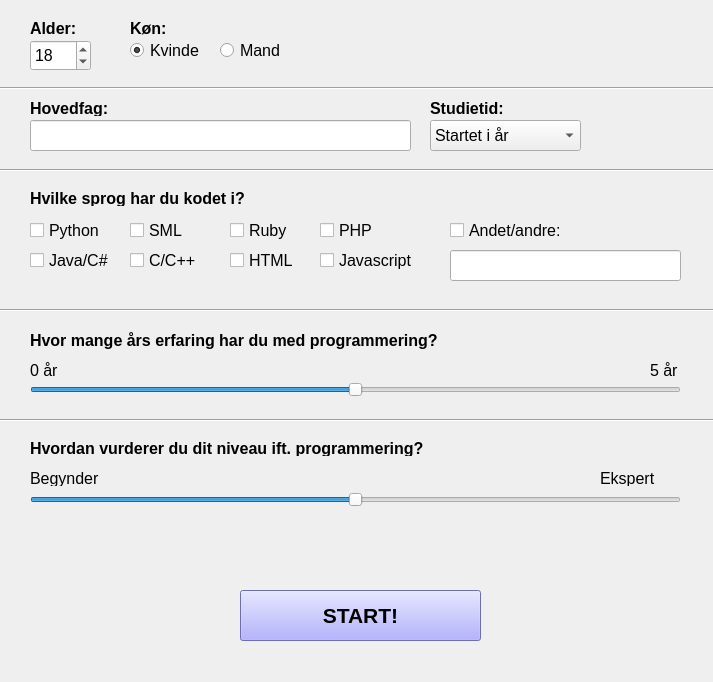
<?xml version="1.0" encoding="UTF-8"?>
<ui version="4.0">
 <class>Form</class>
 <widget class="QWidget" name="Form">
  <property name="geometry">
   <rect>
    <x>0</x>
    <y>0</y>
    <width>713</width>
    <height>682</height>
   </rect>
  </property>
  <property name="windowTitle">
   <string>Form</string>
  </property>
  <widget class="QCheckBox" name="didPython">
   <property name="geometry">
    <rect>
     <x>30</x>
     <y>220</y>
     <width>91</width>
     <height>20</height>
    </rect>
   </property>
   <property name="font">
    <font>
     <pointsize>12</pointsize>
    </font>
   </property>
   <property name="text">
    <string>Python</string>
   </property>
  </widget>
  <widget class="QCheckBox" name="didSML">
   <property name="geometry">
    <rect>
     <x>130</x>
     <y>220</y>
     <width>85</width>
     <height>20</height>
    </rect>
   </property>
   <property name="font">
    <font>
     <pointsize>12</pointsize>
    </font>
   </property>
   <property name="text">
    <string>SML</string>
   </property>
  </widget>
  <widget class="QCheckBox" name="didRuby">
   <property name="geometry">
    <rect>
     <x>230</x>
     <y>220</y>
     <width>85</width>
     <height>20</height>
    </rect>
   </property>
   <property name="font">
    <font>
     <pointsize>12</pointsize>
    </font>
   </property>
   <property name="text">
    <string>Ruby</string>
   </property>
  </widget>
  <widget class="QCheckBox" name="didPHP">
   <property name="geometry">
    <rect>
     <x>320</x>
     <y>220</y>
     <width>85</width>
     <height>20</height>
    </rect>
   </property>
   <property name="font">
    <font>
     <pointsize>12</pointsize>
    </font>
   </property>
   <property name="text">
    <string>PHP</string>
   </property>
  </widget>
  <widget class="QCheckBox" name="didHTML">
   <property name="geometry">
    <rect>
     <x>230</x>
     <y>250</y>
     <width>85</width>
     <height>20</height>
    </rect>
   </property>
   <property name="font">
    <font>
     <pointsize>12</pointsize>
    </font>
   </property>
   <property name="text">
    <string>HTML</string>
   </property>
  </widget>
  <widget class="QCheckBox" name="didC">
   <property name="geometry">
    <rect>
     <x>130</x>
     <y>250</y>
     <width>85</width>
     <height>20</height>
    </rect>
   </property>
   <property name="font">
    <font>
     <pointsize>12</pointsize>
    </font>
   </property>
   <property name="text">
    <string>C/C++</string>
   </property>
  </widget>
  <widget class="QCheckBox" name="didJava">
   <property name="geometry">
    <rect>
     <x>30</x>
     <y>250</y>
     <width>121</width>
     <height>20</height>
    </rect>
   </property>
   <property name="font">
    <font>
     <pointsize>12</pointsize>
    </font>
   </property>
   <property name="text">
    <string>Java/C#</string>
   </property>
  </widget>
  <widget class="QCheckBox" name="didJavascript">
   <property name="geometry">
    <rect>
     <x>320</x>
     <y>250</y>
     <width>111</width>
     <height>21</height>
    </rect>
   </property>
   <property name="font">
    <font>
     <pointsize>12</pointsize>
    </font>
   </property>
   <property name="text">
    <string>Javascript</string>
   </property>
  </widget>
  <widget class="QPushButton" name="pushButton">
   <property name="geometry">
    <rect>
     <x>240</x>
     <y>590</y>
     <width>241</width>
     <height>51</height>
    </rect>
   </property>
   <property name="font">
    <font>
     <pointsize>16</pointsize>
     <weight>75</weight>
     <bold>true</bold>
    </font>
   </property>
   <property name="autoFillBackground">
    <bool>false</bool>
   </property>
   <property name="styleSheet">
    <string notr="true">background-color: #99f;</string>
   </property>
   <property name="text">
    <string>START!</string>
   </property>
  </widget>
  <widget class="QLabel" name="label">
   <property name="geometry">
    <rect>
     <x>30</x>
     <y>190</y>
     <width>441</width>
     <height>16</height>
    </rect>
   </property>
   <property name="font">
    <font>
     <pointsize>12</pointsize>
     <weight>75</weight>
     <bold>true</bold>
    </font>
   </property>
   <property name="text">
    <string>Hvilke sprog har du kodet i?</string>
   </property>
  </widget>
  <widget class="Line" name="line">
   <property name="geometry">
    <rect>
     <x>0</x>
     <y>300</y>
     <width>891</width>
     <height>20</height>
    </rect>
   </property>
   <property name="orientation">
    <enum>Qt::Horizontal</enum>
   </property>
  </widget>
  <widget class="QCheckBox" name="didOther">
   <property name="geometry">
    <rect>
     <x>450</x>
     <y>220</y>
     <width>181</width>
     <height>20</height>
    </rect>
   </property>
   <property name="font">
    <font>
     <pointsize>12</pointsize>
    </font>
   </property>
   <property name="text">
    <string>Andet/andre:</string>
   </property>
  </widget>
  <widget class="QLineEdit" name="didOtherWhat">
   <property name="geometry">
    <rect>
     <x>450</x>
     <y>250</y>
     <width>231</width>
     <height>31</height>
    </rect>
   </property>
   <property name="font">
    <font>
     <pointsize>12</pointsize>
    </font>
   </property>
  </widget>
  <widget class="QLabel" name="label_2">
   <property name="geometry">
    <rect>
     <x>30</x>
     <y>330</y>
     <width>501</width>
     <height>20</height>
    </rect>
   </property>
   <property name="font">
    <font>
     <pointsize>12</pointsize>
     <weight>75</weight>
     <bold>true</bold>
    </font>
   </property>
   <property name="text">
    <string>Hvor mange års erfaring har du med programmering?</string>
   </property>
  </widget>
  <widget class="QLabel" name="label_3">
   <property name="geometry">
    <rect>
     <x>30</x>
     <y>440</y>
     <width>581</width>
     <height>16</height>
    </rect>
   </property>
   <property name="font">
    <font>
     <pointsize>12</pointsize>
     <weight>75</weight>
     <bold>true</bold>
    </font>
   </property>
   <property name="text">
    <string>Hvordan vurderer du dit niveau ift. programmering?</string>
   </property>
  </widget>
  <widget class="QFrame" name="frame">
   <property name="geometry">
    <rect>
     <x>20</x>
     <y>460</y>
     <width>681</width>
     <height>61</height>
    </rect>
   </property>
   <property name="frameShape">
    <enum>QFrame::NoFrame</enum>
   </property>
   <property name="frameShadow">
    <enum>QFrame::Raised</enum>
   </property>
   <widget class="QRadioButton" name="radioButton_4">
    <property name="geometry">
     <rect>
      <x>120</x>
      <y>120</y>
      <width>99</width>
      <height>20</height>
     </rect>
    </property>
    <property name="font">
     <font>
      <pointsize>12</pointsize>
     </font>
    </property>
    <property name="text">
     <string>Øvet</string>
    </property>
   </widget>
   <widget class="QRadioButton" name="radioButton_2">
    <property name="geometry">
     <rect>
      <x>210</x>
      <y>120</y>
      <width>121</width>
      <height>20</height>
     </rect>
    </property>
    <property name="font">
     <font>
      <pointsize>12</pointsize>
     </font>
    </property>
    <property name="text">
     <string>Kompetent</string>
    </property>
   </widget>
   <widget class="QRadioButton" name="radioButton_3">
    <property name="geometry">
     <rect>
      <x>350</x>
      <y>120</y>
      <width>99</width>
      <height>20</height>
     </rect>
    </property>
    <property name="font">
     <font>
      <pointsize>12</pointsize>
      <strikeout>false</strikeout>
      <stylestrategy>PreferDefault</stylestrategy>
      <kerning>true</kerning>
     </font>
    </property>
    <property name="text">
     <string>Ekspert</string>
    </property>
    <property name="autoExclusive">
     <bool>true</bool>
    </property>
   </widget>
   <widget class="QRadioButton" name="radioButton">
    <property name="geometry">
     <rect>
      <x>10</x>
      <y>120</y>
      <width>99</width>
      <height>20</height>
     </rect>
    </property>
    <property name="font">
     <font>
      <pointsize>12</pointsize>
     </font>
    </property>
    <property name="text">
     <string>Begynder</string>
    </property>
   </widget>
   <widget class="QSlider" name="codeExp">
    <property name="geometry">
     <rect>
      <x>10</x>
      <y>30</y>
      <width>651</width>
      <height>20</height>
     </rect>
    </property>
    <property name="font">
     <font>
      <pointsize>12</pointsize>
      <weight>50</weight>
      <bold>false</bold>
     </font>
    </property>
    <property name="maximum">
     <number>6</number>
    </property>
    <property name="pageStep">
     <number>1</number>
    </property>
    <property name="value">
     <number>3</number>
    </property>
    <property name="orientation">
     <enum>Qt::Horizontal</enum>
    </property>
    <property name="invertedAppearance">
     <bool>false</bool>
    </property>
    <property name="invertedControls">
     <bool>false</bool>
    </property>
   </widget>
   <widget class="QLabel" name="label_8">
    <property name="geometry">
     <rect>
      <x>10</x>
      <y>10</y>
      <width>91</width>
      <height>16</height>
     </rect>
    </property>
    <property name="font">
     <font>
      <pointsize>12</pointsize>
     </font>
    </property>
    <property name="text">
     <string>Begynder</string>
    </property>
   </widget>
   <widget class="QLabel" name="label_9">
    <property name="geometry">
     <rect>
      <x>580</x>
      <y>10</y>
      <width>81</width>
      <height>16</height>
     </rect>
    </property>
    <property name="font">
     <font>
      <pointsize>12</pointsize>
     </font>
    </property>
    <property name="layoutDirection">
     <enum>Qt::RightToLeft</enum>
    </property>
    <property name="text">
     <string>Ekspert</string>
    </property>
   </widget>
  </widget>
  <widget class="QLabel" name="label_4">
   <property name="geometry">
    <rect>
     <x>30</x>
     <y>20</y>
     <width>441</width>
     <height>16</height>
    </rect>
   </property>
   <property name="font">
    <font>
     <pointsize>12</pointsize>
     <weight>75</weight>
     <bold>true</bold>
    </font>
   </property>
   <property name="text">
    <string>Alder:</string>
   </property>
  </widget>
  <widget class="QLabel" name="label_5">
   <property name="geometry">
    <rect>
     <x>130</x>
     <y>20</y>
     <width>441</width>
     <height>16</height>
    </rect>
   </property>
   <property name="font">
    <font>
     <pointsize>12</pointsize>
     <weight>75</weight>
     <bold>true</bold>
    </font>
   </property>
   <property name="text">
    <string>Køn:</string>
   </property>
  </widget>
  <widget class="QLabel" name="label_6">
   <property name="geometry">
    <rect>
     <x>30</x>
     <y>100</y>
     <width>441</width>
     <height>16</height>
    </rect>
   </property>
   <property name="font">
    <font>
     <pointsize>12</pointsize>
     <weight>75</weight>
     <bold>true</bold>
    </font>
   </property>
   <property name="text">
    <string>Hovedfag:</string>
   </property>
  </widget>
  <widget class="QSpinBox" name="age">
   <property name="geometry">
    <rect>
     <x>30</x>
     <y>40</y>
     <width>61</width>
     <height>31</height>
    </rect>
   </property>
   <property name="font">
    <font>
     <pointsize>12</pointsize>
    </font>
   </property>
   <property name="minimum">
    <number>16</number>
   </property>
   <property name="value">
    <number>18</number>
   </property>
  </widget>
  <widget class="QLineEdit" name="mainSubject">
   <property name="geometry">
    <rect>
     <x>30</x>
     <y>120</y>
     <width>381</width>
     <height>31</height>
    </rect>
   </property>
   <property name="font">
    <font>
     <pointsize>12</pointsize>
    </font>
   </property>
  </widget>
  <widget class="QLabel" name="label_7">
   <property name="geometry">
    <rect>
     <x>430</x>
     <y>100</y>
     <width>381</width>
     <height>16</height>
    </rect>
   </property>
   <property name="font">
    <font>
     <pointsize>12</pointsize>
     <weight>75</weight>
     <bold>true</bold>
    </font>
   </property>
   <property name="text">
    <string>Studietid:</string>
   </property>
  </widget>
  <widget class="QComboBox" name="enrolled">
   <property name="geometry">
    <rect>
     <x>430</x>
     <y>120</y>
     <width>151</width>
     <height>31</height>
    </rect>
   </property>
   <property name="font">
    <font>
     <pointsize>12</pointsize>
    </font>
   </property>
   <item>
    <property name="text">
     <string>Startet i år</string>
    </property>
   </item>
   <item>
    <property name="text">
     <string>1 år</string>
    </property>
   </item>
   <item>
    <property name="text">
     <string>2 år</string>
    </property>
   </item>
   <item>
    <property name="text">
     <string>3 år</string>
    </property>
   </item>
   <item>
    <property name="text">
     <string>4 år</string>
    </property>
   </item>
   <item>
    <property name="text">
     <string>5 år</string>
    </property>
   </item>
   <item>
    <property name="text">
     <string>Længere</string>
    </property>
   </item>
  </widget>
  <widget class="Line" name="line_2">
   <property name="geometry">
    <rect>
     <x>0</x>
     <y>410</y>
     <width>891</width>
     <height>20</height>
    </rect>
   </property>
   <property name="orientation">
    <enum>Qt::Horizontal</enum>
   </property>
  </widget>
  <widget class="Line" name="line_3">
   <property name="geometry">
    <rect>
     <x>0</x>
     <y>160</y>
     <width>891</width>
     <height>20</height>
    </rect>
   </property>
   <property name="orientation">
    <enum>Qt::Horizontal</enum>
   </property>
  </widget>
  <widget class="QFrame" name="frame_2">
   <property name="geometry">
    <rect>
     <x>120</x>
     <y>30</y>
     <width>251</width>
     <height>41</height>
    </rect>
   </property>
   <property name="frameShape">
    <enum>QFrame::NoFrame</enum>
   </property>
   <property name="frameShadow">
    <enum>QFrame::Plain</enum>
   </property>
   <property name="lineWidth">
    <number>0</number>
   </property>
   <widget class="QRadioButton" name="isMale">
    <property name="geometry">
     <rect>
      <x>100</x>
      <y>10</y>
      <width>99</width>
      <height>20</height>
     </rect>
    </property>
    <property name="font">
     <font>
      <pointsize>12</pointsize>
     </font>
    </property>
    <property name="text">
     <string>Mand</string>
    </property>
   </widget>
   <widget class="QRadioButton" name="isFemale">
    <property name="geometry">
     <rect>
      <x>10</x>
      <y>10</y>
      <width>99</width>
      <height>20</height>
     </rect>
    </property>
    <property name="font">
     <font>
      <pointsize>12</pointsize>
     </font>
    </property>
    <property name="text">
     <string>Kvinde</string>
    </property>
    <property name="checked">
     <bool>true</bool>
    </property>
   </widget>
  </widget>
  <widget class="Line" name="line_4">
   <property name="geometry">
    <rect>
     <x>0</x>
     <y>80</y>
     <width>891</width>
     <height>16</height>
    </rect>
   </property>
   <property name="orientation">
    <enum>Qt::Horizontal</enum>
   </property>
  </widget>
  <widget class="QSlider" name="codeYears">
   <property name="geometry">
    <rect>
     <x>30</x>
     <y>380</y>
     <width>651</width>
     <height>20</height>
    </rect>
   </property>
   <property name="font">
    <font>
     <pointsize>12</pointsize>
     <weight>50</weight>
     <bold>false</bold>
    </font>
   </property>
   <property name="maximum">
    <number>6</number>
   </property>
   <property name="pageStep">
    <number>1</number>
   </property>
   <property name="value">
    <number>3</number>
   </property>
   <property name="orientation">
    <enum>Qt::Horizontal</enum>
   </property>
   <property name="invertedAppearance">
    <bool>false</bool>
   </property>
   <property name="invertedControls">
    <bool>false</bool>
   </property>
  </widget>
  <widget class="QLabel" name="label_10">
   <property name="geometry">
    <rect>
     <x>30</x>
     <y>360</y>
     <width>81</width>
     <height>20</height>
    </rect>
   </property>
   <property name="font">
    <font>
     <pointsize>12</pointsize>
    </font>
   </property>
   <property name="text">
    <string>0 år</string>
   </property>
  </widget>
  <widget class="QLabel" name="label_11">
   <property name="geometry">
    <rect>
     <x>650</x>
     <y>360</y>
     <width>41</width>
     <height>21</height>
    </rect>
   </property>
   <property name="font">
    <font>
     <pointsize>12</pointsize>
    </font>
   </property>
   <property name="layoutDirection">
    <enum>Qt::LeftToRight</enum>
   </property>
   <property name="text">
    <string>5 år</string>
   </property>
  </widget>
 </widget>
 <resources/>
 <connections/>
</ui>
